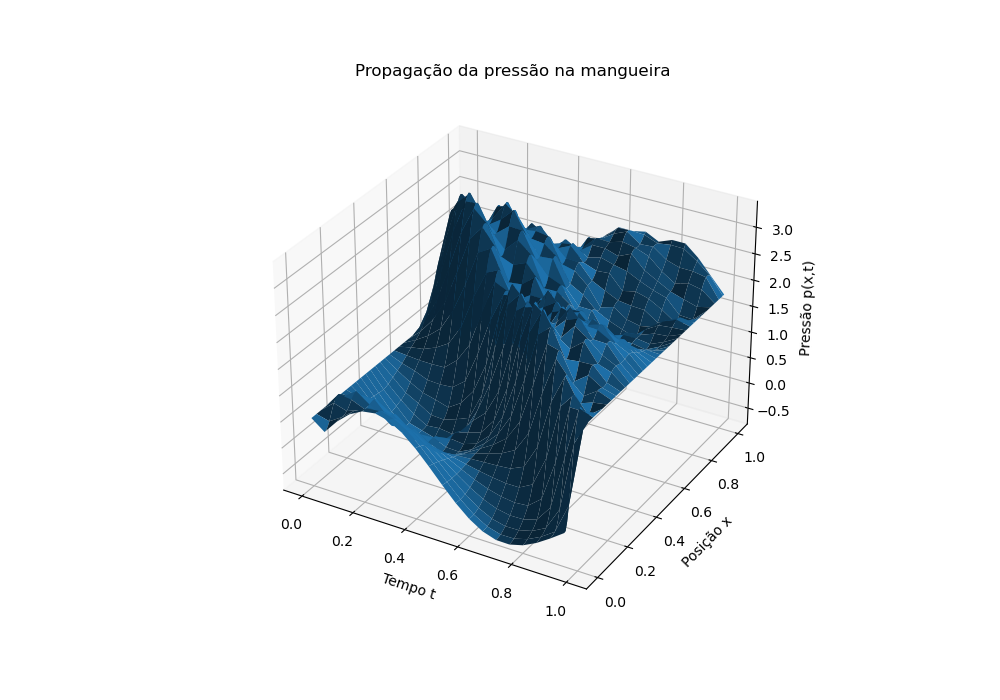

Generate this figure with Python:
import numpy as np
import matplotlib.pyplot as plt
from mpl_toolkits.mplot3d import Axes3D

# -----------------------------
# Parâmetros físicos
# -----------------------------
L = 1.0
T = 1.0
alpha = np.sqrt(2)

# -----------------------------
# Parâmetros numéricos
# -----------------------------
h = 0.05
k = 0.01

m = int(L / h)
N = int(T / k)

x = np.linspace(0, L, m + 1)
t = np.linspace(0, T, N + 1)

lam = alpha * k / h

print(f"lambda = {lam:.4f}")

if lam > 1:
    raise ValueError("Método instável: lambda > 1")

# -----------------------------
# Inicialização
# -----------------------------
w = np.zeros((m + 1, N + 1))

# -----------------------------
# Condições de contorno
# -----------------------------
w[0, :] = 0.5
w[m, :] = 1.8

# -----------------------------
# Condição inicial
# -----------------------------
f = lambda x: np.cos(x) * np.sin(2 * np.pi * x)
g = lambda x: np.cos(2 * np.pi * x)

w[:, 0] = f(x)
w[0, 0] = 0.5
w[m, 0] = 1.8

# -----------------------------
# Primeira camada temporal
# -----------------------------
for i in range(1, m):
    w[i, 1] = (
        (1 - lam**2) * f(x[i])
        + (lam**2 / 2) * (f(x[i + 1]) + f(x[i - 1]))
        + k * g(x[i])
    )

# -----------------------------
# Evolução temporal
# -----------------------------
for j in range(1, N):
    for i in range(1, m):
        w[i, j + 1] = (
            2 * (1 - lam**2) * w[i, j]
            + lam**2 * (w[i + 1, j] + w[i - 1, j])
            - w[i, j - 1]
        )

# -----------------------------
# Valor pedido
# -----------------------------
ix = int(0.5 / h)
jt = int(1.0 / k)

print(f"p(0.5,1) = {w[ix,jt]:.6f}")

# -----------------------------
# Gráfico 3D
# -----------------------------
X, Tm = np.meshgrid(t, x)

fig = plt.figure(figsize=(10, 7))
ax = fig.add_subplot(111, projection='3d')

ax.plot_surface(Tm, X, w, edgecolor='none')

ax.set_xlabel('Tempo t')
ax.set_ylabel('Posição x')
ax.set_zlabel('Pressão p(x,t)')

plt.title('Propagação da pressão na mangueira')
plt.show()
